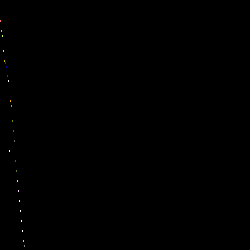
Frame 1 (no input)
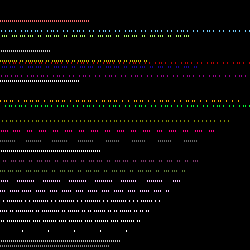
Frame 60 (the mouse pressed at the canvas centre just before this capture)
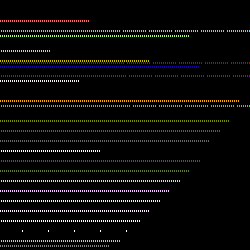
Frame 120 (the mouse held since frame 60 and released just before this capture)

The Processing sketch that drew these frames (run headless with seeded random() and noise(); from frame 60 on, the mouse is pressed at the canvas centre):

// Processing sketch: processing_18497
// ── processing_18497.pde

void setup() {
  size(250, 250);
  background(0);
  noStroke();
  frameRate(10);	
}

int a = 0;

void draw() {
 
stroke(255, 106, 106);
rect(a++%90, 20, 0, 1); 

stroke(117, 206, 255);
rect(a++%250, 30, 0, 1);

stroke(175, 255, 106);
rect(a++%190, 35, 0, 1);

stroke(204);
rect(a++%50, 50, 0, 1);

stroke(204, 192, 0);
rect(a++%150, 60, 0, 1);

stroke(192, 0, 0);
rect(a++%250, 62, 0, 1);

stroke(27, 0, 152);
rect(a++%200, 66, 0, 1);

stroke(152, 0, 142);
rect(a++%250, 75, 0, 1);

stroke(245, 240, 244);
rect(a++%80, 80, 0, 1);

stroke(255);
rect(a++%100, 150, 0, 1);

stroke(247, 169, 0);
rect(a++%240, 100, 0, 1);

stroke(0, 247, 47);
rect(a++%250, 105, 0, 1);

stroke(125, 137, 3);
rect(a++%230, 120, 0, 1);

stroke(252, 0, 135);
rect(a++%220, 130, 0, 1);

stroke(103, 103, 103);
rect(a++%210, 140, 0, 1);

stroke(124, 56, 107);
rect(a++%200, 160, 0, 1);

stroke(94, 124, 56);
rect(a++%190, 170, 0, 1);

stroke(245, 198, 255);
rect(a++%180, 180, 0, 1);

stroke(245, 198, 255);
rect(a++%170, 190, 0, 1);

stroke(251, 234, 255);
rect(a++%160, 200, 0, 1);

stroke(251, 234, 255);
rect(a++%150, 210, 0, 1);

stroke(255, 255, 255);
rect(a++%140, 220, 0, 1);

stroke(255, 255, 255);
rect(a++%130, 230, 0, 1);

stroke(196, 196, 196);
rect(a++%120, 240, 0, 1);

stroke(129, 129, 129);
rect(a++%110, 245, 0, 1);

stroke(67, 67, 67);
rect(a++%100, 250, 0, 1);

}
